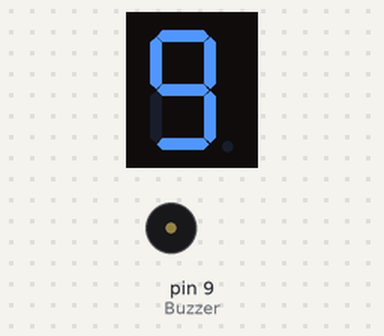
A sketch run on a simulated Arduino Uno, built with avr-gcc and run on an emulated ATmega328P. Parts: 1-digit seven-segment display, buzzer (waves = sounding, pin HIGH). Wiring (inferred from the names in the program): 1-digit 7-segment display, segments lit when LOW: segments pin 2, pin 3, pin 4, pin 5, pin 6, pin 7, pin 8. The segment pins are drawn as the display they are named for; pins used as bus, display or sensor lines are not drawn.

Above: at 0.2 s.
At 2.2 s:
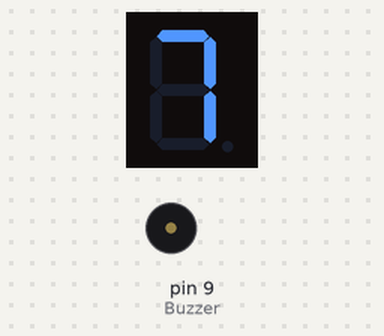
At 4.2 s:
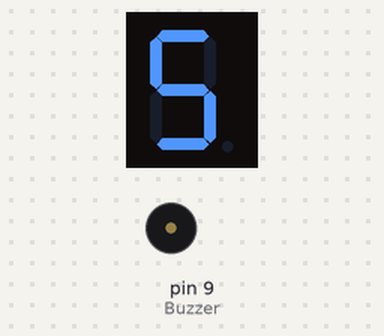
At 9.07 s:
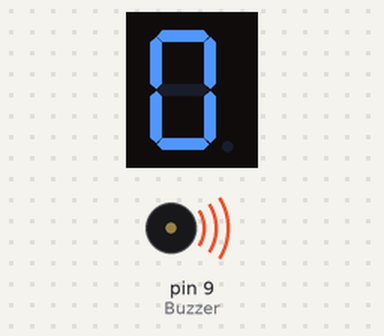
Timing chart, 0 to 40.0 s (numbered marks = the images above):
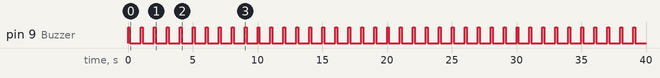

The sketch:

Seven_Segment_Display_9_to_0_with_Buzzer_In_Every_Change.ino
```cpp
// 7-segment display pins
// a, b, c, d, e, f, g
int seg[] = {2, 3, 4, 5, 6, 7, 8};
const int Buzzer=9;

// Numbers 0-7
// 1 = ON, 0 = OFF
int numbers[10][7] = {
  {0,0,0,0,0,0,1}, // 0
  {1,0,0,1,1,1,1}, // 1
  {0,0,1,0,0,1,0}, // 2
  {0,0,0,0,1,1,0}, // 3
  {1,0,0,1,1,0,0}, // 4
  {0,1,0,0,1,0,0}, // 5
  {0,1,0,0,0,0,0}, // 6
  {0,0,0,1,1,1,1}, // 7
  {0,0,0,0,0,0,0}, // 8
  {0,0,0,0,1,0,0}  // 9

};


void setup() {
  for (int i = 0; i < 7; i++) {
   pinMode(seg[i], OUTPUT);
  }
    pinMode(Buzzer, OUTPUT);
    digitalWrite(Buzzer, LOW);
}


void loop() {
  // Display 0 to 7
  for (int num = 9; num >= 0; num--) {


    for (int i = 0; i < 7; i++) {
      digitalWrite(seg[i], numbers[num][i]);
      digitalWrite(Buzzer,HIGH);
    }
  digitalWrite(Buzzer, HIGH);
  delay(150);
  digitalWrite(Buzzer, LOW);
  delay(850);

}
}
```

Measured:
- by itself, pin 9 (Buzzer): alternates HIGH for 0.15 s and LOW for 0.85 s
- by itself, everything shown: repeats every 10.0 s, in 20 steps
- what the display in image 1 shows lasts 1.0 s, from 2.0 s to 3.0 s
